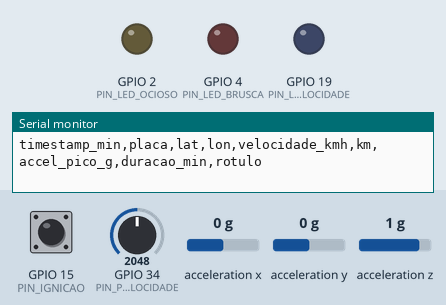
This program was run on a simulated ESP32. On the bench: output pins drawn as LEDs (lit = HIGH), the last lines printed to the serial monitor. Wiring (from diagram.json): MPU-6050 motion sensor at I2C address 0x68. The inputs (shaded band) are chosen by the test bench; at power-on: GPIO 15 (PIN_IGNICAO) HIGH, GPIO 34 (PIN_POT_VELOCIDADE) = 2048, acceleration x 0 g, acceleration y 0 g, acceleration z 1 g.

Above: at 1.2 s.
1.3 s: GPIO 15 (PIN_IGNICAO) pulled LOW for 0.15 s
4.4 s: GPIO 15 (PIN_IGNICAO) pulled LOW for 1 s
At 5.5 s:
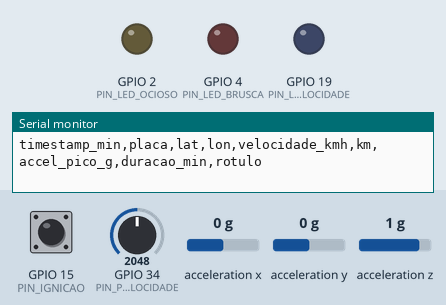
8.4 s: GPIO 15 (PIN_IGNICAO) pulled LOW for 0.15 s
11.5 s: GPIO 15 (PIN_IGNICAO) pulled LOW for 3.2 s
At 12.6 s:
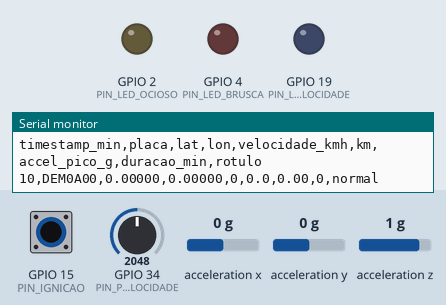
16.2 s: GPIO 15 (PIN_IGNICAO) pulled LOW for 0.15 s
At 22.0 s:
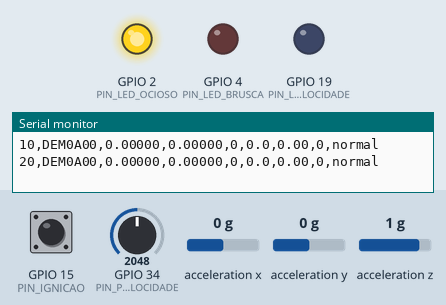
22.3 s: GPIO 15 (PIN_IGNICAO) driven LOW
At 23.6 s:
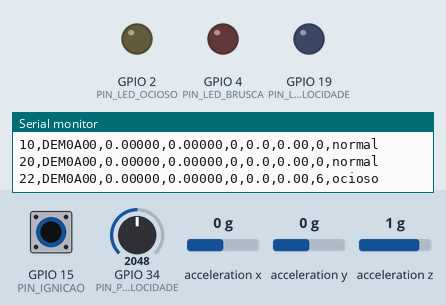
Timing chart, 0 to 24.8 s (numbered marks = the images above; inputs shaded):
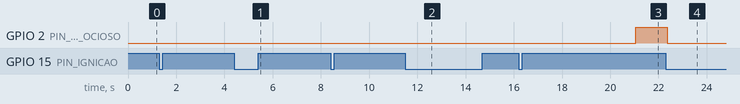

Measured:
- after the input at 1.3 s, every drawn part: stays the same
- after the input at 4.4 s, GPIO 2 (PIN_LED_OCIOSO): stays LOW (without the input it goes to HIGH after 1.7 s)
- after the input at 11.5 s, GPIO 2 (PIN_LED_OCIOSO): stays LOW (without the input it goes to HIGH after 1.6 s)
- after the input at 16.2 s, GPIO 2 (PIN_LED_OCIOSO): LOW → HIGH after 4.9 s
- after the input at 22.3 s, GPIO 2 (PIN_LED_OCIOSO): HIGH → LOW after 0.06 s

The program:

main.cpp
```cpp
// Fleet Force - kit embarcado (prototipo SIMULADO no Wokwi), Sprint 1
//
// Duas variaveis, decisao do grupo em 12/10:
//   1. Acelerometro MPU6050 (I2C) -> mede ACELERACAO (quanto a velocidade muda de uma vez):
//      frenagem e arrancada bruscas = motorista que "pisa" e gasta diesel a mais
//   2. GPS NEO-6M (Serial2, NMEA) -> velocidade, km rodado e posicao
// Botao = fio de ignicao (motor ligado/desligado), como nos rastreadores de frota.
//
// Eventos (cada um vira uma linha CSV):
//   ocioso             -> ignicao ligada e GPS parado (< VEL_PARADO_KMH) por LIMITE_OCIOSO_MIN ou mais
//   frenagem_brusca    -> aceleracao longitudinal <= LIMIAR_FRENAGEM_G com o caminhao andando
//   arrancada_brusca   -> aceleracao longitudinal >= LIMIAR_ARRANCADA_G
//   excesso_velocidade -> acima de LIMITE_VELOCIDADE_KMH por 1 min ou mais
//   normal             -> telemetria a cada TELEMETRIA_A_CADA_MIN (posicao, velocidade, km)
// A cada hora simulada sai um comentario "#" com o indicador de conducao:
// eventos bruscos por 100 km (quanto maior, mais o motorista pisa e freia forte).
//
// GPS: o Wokwi nao tem modulo GPS. Com GPS_SIMULADO = true, o proprio firmware
// gera sentencas NMEA ($GPRMC) de uma rota Campinas -> Sao Paulo, com a velocidade
// do potenciometro, e as le com a TinyGPSPlus, a mesma biblioteca usada com o NEO-6M.
// Na bancada (Sprint 2): GPS_SIMULADO = false e o NEO-6M ligado em RX2/TX2 (GPIO16/17).
//
// Saida: CSV no Serial, mesmo formato de prototipo/dados/eventos_iot_simulado.csv.
// Tempo acelerado: 1 s real = 1 min simulado.

#include <Arduino.h>
#include <Wire.h>
#include <TinyGPSPlus.h>
#include <math.h>

// ---------- pinos ----------
const int PIN_POT_VELOCIDADE = 34;   // so no modo simulado: velocidade que o GPS vai reportar
const int PIN_IGNICAO = 15;
const int PIN_LED_OCIOSO = 2;        // amarelo
const int PIN_LED_BRUSCA = 4;        // vermelho
const int PIN_LED_VELOCIDADE = 19;   // azul
const int PIN_GPS_RX = 16;           // NEO-6M TX -> ESP32 RX2
const int PIN_GPS_TX = 17;           // NEO-6M RX <- ESP32 TX2
const uint8_t MPU_ADDR = 0x68;

// ---------- configuracao ----------
const bool GPS_SIMULADO = true;
const char *PLACA = "DEM0A00";
const float VEL_MAX_POT_KMH = 120.0;
const float VEL_PARADO_KMH = 2.0;
const unsigned long LIMITE_OCIOSO_MIN = 5;
const float LIMIAR_FRENAGEM_G = -0.40;   // mesmo limiar do gerador do caso demo
const float LIMIAR_ARRANCADA_G = 0.30;
const float LIMITE_VELOCIDADE_KMH = 90.0; // caminhao em rodovia (CTB, art. 61)
const unsigned long TELEMETRIA_A_CADA_MIN = 10;
const unsigned long INDICADOR_A_CADA_MIN = 60;
const unsigned long MS_POR_MIN_SIMULADO = 1000;
const float RUMO_GRAUS = 150.0;           // Campinas -> Sao Paulo, aproximado

TinyGPSPlus gps;

// ---------- estado ----------
bool ignicao = false;
bool botaoAnterior = HIGH;
double latSim = -22.905, lonSim = -47.061;   // ponto de partida da rota simulada (Campinas)
double kmTotal = 0, kmUltimoIndicador = 0;
unsigned long ultimoMs = 0;
bool emParadoLigado = false;
unsigned long inicioParadoMin = 0;
bool emExcesso = false;
unsigned long inicioExcessoMin = 0;
bool armadoFrenagem = true, armadoArrancada = true;
unsigned long eventosBruscos = 0, eventosBruscosUltimoIndicador = 0;
unsigned long ledBruscaAteMs = 0;
unsigned long ultimaTelemetriaMin = 0, ultimoIndicadorMin = 0;

unsigned long minutoSimulado() { return millis() / MS_POR_MIN_SIMULADO; }

// ---------- acelerometro (registradores do MPU6050, sem biblioteca) ----------
void iniciarMpu() {
  Wire.begin(21, 22);
  Wire.beginTransmission(MPU_ADDR);
  Wire.write(0x6B);  // PWR_MGMT_1: acorda o sensor
  Wire.write(0);
  Wire.endTransmission();
}

// Aceleracao no eixo X (longitudinal do caminhao), em g, faixa de +-2 g
float lerAceleracaoLongitudinalG() {
  Wire.beginTransmission(MPU_ADDR);
  Wire.write(0x3B);  // ACCEL_XOUT_H
  Wire.endTransmission(false);
  Wire.requestFrom(MPU_ADDR, (uint8_t)2);
  if (Wire.available() < 2) return 0;
  int16_t bruto = (Wire.read() << 8) | Wire.read();
  return bruto / 16384.0;
}

// ---------- GPS simulado: gera NMEA e entrega para a TinyGPSPlus ----------
void entregarNmea(const char *corpo) {
  uint8_t cs = 0;
  for (const char *c = corpo; *c; c++) cs ^= *c;
  char linha[120];
  snprintf(linha, sizeof(linha), "$%s*%02X\r\n", corpo, cs);
  for (const char *c = linha; *c; c++) gps.encode(*c);
}

void coordNmea(double graus, bool ehLat, char *saida, size_t n, char &hemisferio) {
  double a = fabs(graus);
  int g = (int)a;
  double minutos = (a - g) * 60.0;
  hemisferio = ehLat ? (graus < 0 ? 'S' : 'N') : (graus < 0 ? 'W' : 'E');
  snprintf(saida, n, ehLat ? "%02d%07.4f" : "%03d%07.4f", g, minutos);
}

void gpsSimuladoPasso(float velKmh, double horasPassadas) {
  // avanca na rota conforme a velocidade
  double km = velKmh * horasPassadas;
  double rumo = RUMO_GRAUS * M_PI / 180.0;
  latSim += (km * cos(rumo)) / 111.32;
  lonSim += (km * sin(rumo)) / (111.32 * cos(latSim * M_PI / 180.0));
  // relogio simulado: 08:00 + minutos simulados
  unsigned long min = minutoSimulado();
  int hh = (8 + min / 60) % 24, mm = min % 60;
  char lat[16], lon[16], ns, ew, corpo[100];
  coordNmea(latSim, true, lat, sizeof(lat), ns);
  coordNmea(lonSim, false, lon, sizeof(lon), ew);
  snprintf(corpo, sizeof(corpo), "GPRMC,%02d%02d00.00,A,%s,%c,%s,%c,%.1f,%.1f,121026,,,A",
           hh, mm, lat, ns, lon, ew, velKmh / 1.852, RUMO_GRAUS);
  entregarNmea(corpo);
}

// ---------- saida ----------
void linhaCsv(unsigned long t, float vel, float accel, unsigned long duracao, const char *rotulo) {
  Serial.printf("%lu,%s,%.5f,%.5f,%.0f,%.1f,%.2f,%lu,%s\n", t, PLACA,
                gps.location.isValid() ? gps.location.lat() : 0.0,
                gps.location.isValid() ? gps.location.lng() : 0.0,
                vel, kmTotal, accel, duracao, rotulo);
}

void setup() {
  Serial.begin(115200);
  Serial2.begin(9600, SERIAL_8N1, PIN_GPS_RX, PIN_GPS_TX);  // NEO-6M (9600 baud de fabrica)
  pinMode(PIN_IGNICAO, INPUT_PULLUP);
  pinMode(PIN_LED_OCIOSO, OUTPUT);
  pinMode(PIN_LED_BRUSCA, OUTPUT);
  pinMode(PIN_LED_VELOCIDADE, OUTPUT);
  iniciarMpu();
  Serial.println("# Fleet Force - dados SIMULADOS (Wokwi). 1 s = 1 min. Acelerometro MPU6050 + GPS.");
  Serial.println("timestamp_min,placa,lat,lon,velocidade_kmh,km,accel_pico_g,duracao_min,rotulo");
  ultimoMs = millis();
}

void loop() {
  unsigned long agora = minutoSimulado();
  unsigned long ms = millis();
  double horasPassadas = (ms - ultimoMs) / (double)MS_POR_MIN_SIMULADO / 60.0;
  ultimoMs = ms;

  // ignicao (botao alterna)
  bool botao = digitalRead(PIN_IGNICAO);
  if (botaoAnterior == HIGH && botao == LOW) ignicao = !ignicao;
  botaoAnterior = botao;

  // GPS: velocidade e posicao
  if (GPS_SIMULADO) {
    float velPot = ignicao ? analogRead(PIN_POT_VELOCIDADE) * VEL_MAX_POT_KMH / 4095.0 : 0;
    gpsSimuladoPasso(velPot, horasPassadas);
  } else {
    while (Serial2.available()) gps.encode(Serial2.read());
  }
  float vel = gps.speed.isValid() ? gps.speed.kmph() : 0;
  if (vel < VEL_PARADO_KMH) vel = 0;
  kmTotal += vel * horasPassadas;

  // acelerometro: frenagem e arrancada bruscas (so com o caminhao andando)
  float ax = lerAceleracaoLongitudinalG();
  if (vel > 5 && armadoFrenagem && ax <= LIMIAR_FRENAGEM_G) {
    linhaCsv(agora, vel, ax, 0, "frenagem_brusca");
    armadoFrenagem = false; eventosBruscos++; ledBruscaAteMs = ms + 2000;
  }
  if (ax > LIMIAR_FRENAGEM_G / 2) armadoFrenagem = true;
  if (vel > 5 && armadoArrancada && ax >= LIMIAR_ARRANCADA_G) {
    linhaCsv(agora, vel, ax, 0, "arrancada_brusca");
    armadoArrancada = false; eventosBruscos++; ledBruscaAteMs = ms + 2000;
  }
  if (ax < LIMIAR_ARRANCADA_G / 2) armadoArrancada = true;
  digitalWrite(PIN_LED_BRUSCA, ms < ledBruscaAteMs);

  // motor ligado com o caminhao parado (ignicao + GPS a 0 km/h)
  bool paradoLigado = ignicao && vel == 0;
  if (paradoLigado && !emParadoLigado) { emParadoLigado = true; inicioParadoMin = agora; }
  else if (!paradoLigado && emParadoLigado) {
    unsigned long dur = agora - inicioParadoMin;
    if (dur >= LIMITE_OCIOSO_MIN) linhaCsv(agora, vel, ax, dur, "ocioso");
    emParadoLigado = false;
  }
  digitalWrite(PIN_LED_OCIOSO, emParadoLigado && (agora - inicioParadoMin) >= LIMITE_OCIOSO_MIN);

  // excesso de velocidade
  bool acima = vel > LIMITE_VELOCIDADE_KMH;
  if (acima && !emExcesso) { emExcesso = true; inicioExcessoMin = agora; }
  else if (!acima && emExcesso) {
    unsigned long dur = agora - inicioExcessoMin;
    if (dur >= 1) linhaCsv(agora, vel, ax, dur, "excesso_velocidade");
    emExcesso = false;
  }
  digitalWrite(PIN_LED_VELOCIDADE, acima);

  // telemetria periodica (linha "normal" para o dataset)
  if (agora - ultimaTelemetriaMin >= TELEMETRIA_A_CADA_MIN) {
    linhaCsv(agora, vel, ax, 0, "normal");
    ultimaTelemetriaMin = agora;
  }

  // indicador de conducao: eventos bruscos por 100 km na ultima hora simulada
  if (agora - ultimoIndicadorMin >= INDICADOR_A_CADA_MIN) {
    double km = kmTotal - kmUltimoIndicador;
    unsigned long ev = eventosBruscos - eventosBruscosUltimoIndicador;
    if (km > 1) Serial.printf("# indicador: %lu eventos bruscos em %.1f km = %.1f por 100 km\n", ev, km, ev * 100.0 / km);
    kmUltimoIndicador = kmTotal; eventosBruscosUltimoIndicador = eventosBruscos;
    ultimoIndicadorMin = agora;
  }

  delay(100);
}
```
